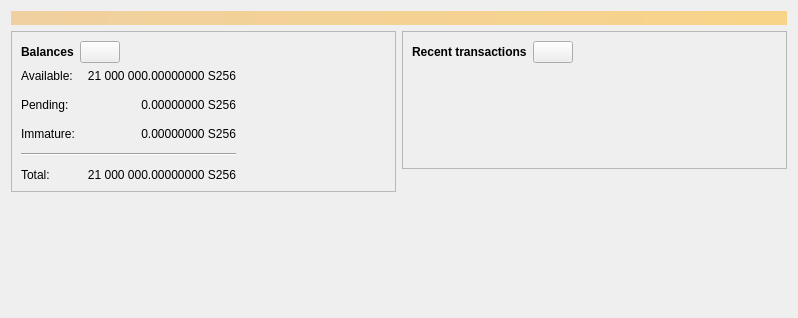
<?xml version="1.0" encoding="UTF-8"?>
<ui version="4.0">
 <class>OverviewPage</class>
 <widget class="QWidget" name="OverviewPage">
  <property name="geometry">
   <rect>
    <x>0</x>
    <y>0</y>
    <width>798</width>
    <height>318</height>
   </rect>
  </property>
  <property name="windowTitle">
   <string>Form</string>
  </property>
  <layout class="QVBoxLayout" name="topLayout">
   <item>
    <widget class="QLabel" name="labelAlerts">
     <property name="visible">
      <bool>false</bool>
     </property>
     <property name="styleSheet">
      <string notr="true">QLabel { background-color: qlineargradient(x1: 0, y1: 0, x2: 1, y2: 0, stop:0 #F0D0A0, stop:1 #F8D488); color:#000000; }</string>
     </property>
     <property name="wordWrap">
      <bool>true</bool>
     </property>
     <property name="margin">
      <number>3</number>
     </property>
     <property name="textInteractionFlags">
      <set>Qt::TextSelectableByMouse</set>
     </property>
    </widget>
   </item>
   <item>
    <layout class="QHBoxLayout" name="horizontalLayout" stretch="1,1">
     <item>
      <layout class="QVBoxLayout" name="verticalLayout_2">
       <item>
        <widget class="QFrame" name="frame">
         <property name="frameShape">
          <enum>QFrame::StyledPanel</enum>
         </property>
         <property name="frameShadow">
          <enum>QFrame::Raised</enum>
         </property>
         <layout class="QVBoxLayout" name="verticalLayout_4">
          <item>
           <layout class="QHBoxLayout" name="horizontalLayout_4">
            <item>
             <widget class="QLabel" name="label_5">
              <property name="font">
               <font>
                <weight>75</weight>
                <bold>true</bold>
               </font>
              </property>
              <property name="text">
               <string>Balances</string>
              </property>
             </widget>
            </item>
            <item>
             <widget class="QPushButton" name="labelWalletStatus">
              <property name="enabled">
               <bool>true</bool>
              </property>
              <property name="maximumSize">
               <size>
                <width>45</width>
                <height>16777215</height>
               </size>
              </property>
              <property name="toolTip">
               <string>The displayed information may be out of date. Your wallet automatically synchronizes with the SHA256Coin network after a connection is established, but this process has not completed yet.</string>
              </property>
              <property name="text">
               <string/>
              </property>
              <property name="icon">
               <iconset resource="../bitcoin.qrc">
                <normaloff>:/icons/warning</normaloff>
                <disabledoff>:/icons/warning</disabledoff>:/icons/warning</iconset>
              </property>
              <property name="iconSize">
               <size>
                <width>24</width>
                <height>24</height>
               </size>
              </property>
             </widget>
            </item>
            <item>
             <spacer name="horizontalSpacer_3">
              <property name="orientation">
               <enum>Qt::Horizontal</enum>
              </property>
              <property name="sizeHint" stdset="0">
               <size>
                <width>40</width>
                <height>20</height>
               </size>
              </property>
             </spacer>
            </item>
           </layout>
          </item>
          <item>
           <layout class="QGridLayout" name="gridLayout">
            <property name="spacing">
             <number>12</number>
            </property>
            <item row="1" column="1">
             <widget class="QLabel" name="labelUnconfirmed">
              <property name="cursor">
               <cursorShape>IBeamCursor</cursorShape>
              </property>
              <property name="toolTip">
               <string>Total of transactions that have yet to be confirmed, and do not yet count toward the spendable balance</string>
              </property>
              <property name="text">
               <string notr="true">0.00000000 S256</string>
              </property>
              <property name="alignment">
               <set>Qt::AlignRight|Qt::AlignTrailing|Qt::AlignVCenter</set>
              </property>
              <property name="textInteractionFlags">
               <set>Qt::LinksAccessibleByMouse|Qt::TextSelectableByKeyboard|Qt::TextSelectableByMouse</set>
              </property>
             </widget>
            </item>
            <item row="3" column="0" colspan="2">
             <widget class="Line" name="line">
              <property name="orientation">
               <enum>Qt::Horizontal</enum>
              </property>
             </widget>
            </item>
            <item row="4" column="0">
             <widget class="QLabel" name="labelTotalText">
              <property name="text">
               <string>Total:</string>
              </property>
             </widget>
            </item>
            <item row="2" column="1">
             <widget class="QLabel" name="labelImmature">
              <property name="cursor">
               <cursorShape>IBeamCursor</cursorShape>
              </property>
              <property name="toolTip">
               <string>Mined balance that has not yet matured</string>
              </property>
              <property name="text">
               <string notr="true">0.00000000 S256</string>
              </property>
              <property name="alignment">
               <set>Qt::AlignRight|Qt::AlignTrailing|Qt::AlignVCenter</set>
              </property>
              <property name="textInteractionFlags">
               <set>Qt::LinksAccessibleByMouse|Qt::TextSelectableByKeyboard|Qt::TextSelectableByMouse</set>
              </property>
             </widget>
            </item>
            <item row="1" column="2">
             <spacer name="horizontalSpacer_2">
              <property name="orientation">
               <enum>Qt::Horizontal</enum>
              </property>
              <property name="sizeHint" stdset="0">
               <size>
                <width>40</width>
                <height>20</height>
               </size>
              </property>
             </spacer>
            </item>
            <item row="2" column="0">
             <widget class="QLabel" name="labelImmatureText">
              <property name="text">
               <string>Immature:</string>
              </property>
             </widget>
            </item>
            <item row="4" column="1">
             <widget class="QLabel" name="labelTotal">
              <property name="cursor">
               <cursorShape>IBeamCursor</cursorShape>
              </property>
              <property name="toolTip">
               <string>Your current total balance</string>
              </property>
              <property name="text">
               <string notr="true">21 000 000.00000000 S256</string>
              </property>
              <property name="alignment">
               <set>Qt::AlignRight|Qt::AlignTrailing|Qt::AlignVCenter</set>
              </property>
              <property name="textInteractionFlags">
               <set>Qt::LinksAccessibleByMouse|Qt::TextSelectableByKeyboard|Qt::TextSelectableByMouse</set>
              </property>
             </widget>
            </item>
            <item row="0" column="0">
             <widget class="QLabel" name="labelBalanceText">
              <property name="text">
               <string>Available:</string>
              </property>
             </widget>
            </item>
            <item row="0" column="1">
             <widget class="QLabel" name="labelBalance">
              <property name="cursor">
               <cursorShape>IBeamCursor</cursorShape>
              </property>
              <property name="toolTip">
               <string>Your current spendable balance</string>
              </property>
              <property name="text">
               <string notr="true">21 000 000.00000000 S256</string>
              </property>
              <property name="alignment">
               <set>Qt::AlignRight|Qt::AlignTrailing|Qt::AlignVCenter</set>
              </property>
              <property name="textInteractionFlags">
               <set>Qt::LinksAccessibleByMouse|Qt::TextSelectableByKeyboard|Qt::TextSelectableByMouse</set>
              </property>
             </widget>
            </item>
            <item row="1" column="0">
             <widget class="QLabel" name="labelPendingText">
              <property name="text">
               <string>Pending:</string>
              </property>
             </widget>
            </item>
           </layout>
          </item>
         </layout>
        </widget>
       </item>
       <item>
        <spacer name="verticalSpacer">
         <property name="orientation">
          <enum>Qt::Vertical</enum>
         </property>
         <property name="sizeHint" stdset="0">
          <size>
           <width>20</width>
           <height>40</height>
          </size>
         </property>
        </spacer>
       </item>
      </layout>
     </item>
     <item>
      <layout class="QVBoxLayout" name="verticalLayout_3">
       <item>
        <widget class="QFrame" name="frame_2">
         <property name="frameShape">
          <enum>QFrame::StyledPanel</enum>
         </property>
         <property name="frameShadow">
          <enum>QFrame::Raised</enum>
         </property>
         <layout class="QVBoxLayout" name="verticalLayout">
          <item>
           <layout class="QHBoxLayout" name="horizontalLayout_2">
            <item>
             <widget class="QLabel" name="label_4">
              <property name="font">
               <font>
                <weight>75</weight>
                <bold>true</bold>
               </font>
              </property>
              <property name="text">
               <string>Recent transactions</string>
              </property>
             </widget>
            </item>
            <item>
             <widget class="QPushButton" name="labelTransactionsStatus">
              <property name="enabled">
               <bool>true</bool>
              </property>
              <property name="maximumSize">
               <size>
                <width>45</width>
                <height>16777215</height>
               </size>
              </property>
              <property name="toolTip">
               <string>The displayed information may be out of date. Your wallet automatically synchronizes with the SHA256Coin network after a connection is established, but this process has not completed yet.</string>
              </property>
              <property name="text">
               <string/>
              </property>
              <property name="icon">
               <iconset resource="../bitcoin.qrc">
                <normaloff>:/icons/warning</normaloff>
                <disabledoff>:/icons/warning</disabledoff>:/icons/warning</iconset>
              </property>
              <property name="iconSize">
               <size>
                <width>24</width>
                <height>24</height>
               </size>
              </property>
             </widget>
            </item>
            <item>
             <spacer name="horizontalSpacer">
              <property name="orientation">
               <enum>Qt::Horizontal</enum>
              </property>
              <property name="sizeHint" stdset="0">
               <size>
                <width>40</width>
                <height>20</height>
               </size>
              </property>
             </spacer>
            </item>
           </layout>
          </item>
          <item>
           <widget class="TransactionOverviewWidget" name="listTransactions">
            <property name="styleSheet">
             <string notr="true">QListView { background: transparent; }</string>
            </property>
            <property name="frameShape">
             <enum>QFrame::NoFrame</enum>
            </property>
            <property name="verticalScrollBarPolicy">
             <enum>Qt::ScrollBarAlwaysOff</enum>
            </property>
            <property name="horizontalScrollBarPolicy">
             <enum>Qt::ScrollBarAlwaysOff</enum>
            </property>
            <property name="sizeAdjustPolicy">
             <enum>QAbstractScrollArea::AdjustToContents</enum>
            </property>
            <property name="selectionMode">
             <enum>QAbstractItemView::NoSelection</enum>
            </property>
            <property name="uniformItemSizes">
             <bool>true</bool>
            </property>
           </widget>
          </item>
         </layout>
        </widget>
       </item>
       <item>
        <spacer name="verticalSpacer_2">
         <property name="orientation">
          <enum>Qt::Vertical</enum>
         </property>
         <property name="sizeHint" stdset="0">
          <size>
           <width>20</width>
           <height>40</height>
          </size>
         </property>
        </spacer>
       </item>
      </layout>
     </item>
    </layout>
   </item>
  </layout>
 </widget>
 <customwidgets>
  <customwidget>
   <class>TransactionOverviewWidget</class>
   <extends>QListView</extends>
   <header>qt/transactionoverviewwidget.h</header>
  </customwidget>
 </customwidgets>
 <resources/>
 <connections/>
</ui>
